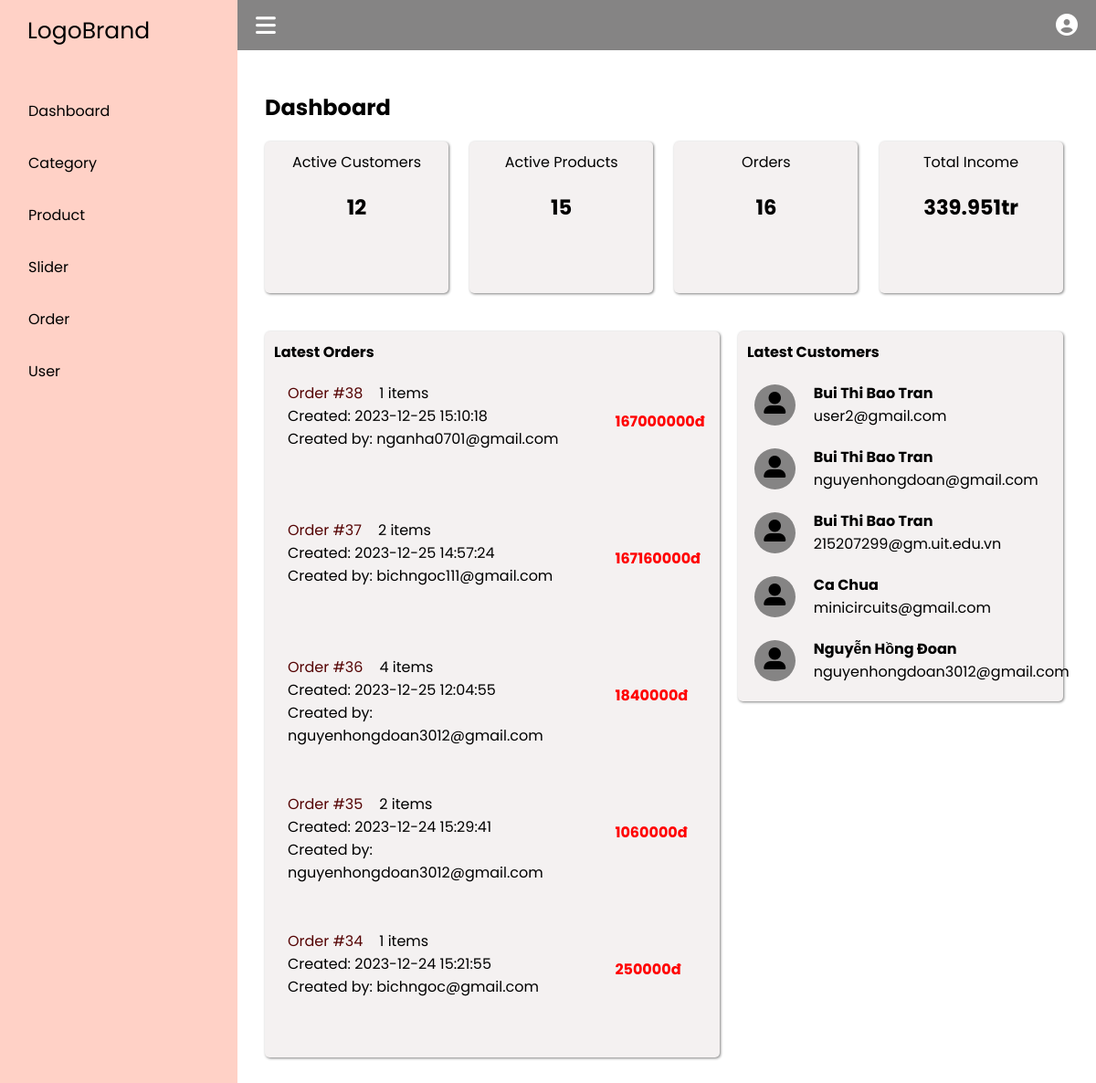
The page /admin/index.php (signed in) on the database its author committed.
### tables this page shows
CREATE TABLE `orders` (
  `order_id` int(11) NOT NULL,
  `fullname` varchar(100) NOT NULL,
  `email` varchar(100) NOT NULL,
  `phone_number` varchar(20) NOT NULL,
  `address` varchar(100) NOT NULL,
  `note` varchar(100) NOT NULL,
  `order_date` timestamp NOT NULL DEFAULT current_timestamp(),
  `payment_status` varchar(100) NOT NULL DEFAULT 'unpaid',
  `price` float NOT NULL DEFAULT 0
);

CREATE TABLE `user` (
  `email` varchar(100) NOT NULL,
  `fullname` varchar(100) NOT NULL,
  `phone_number` varchar(20) NOT NULL,
  `password` varchar(100) NOT NULL,
  `address` varchar(100) NOT NULL DEFAULT 'Nothing yet.',
  `created_at` timestamp NOT NULL DEFAULT current_timestamp(),
  `is_active` int(2) NOT NULL DEFAULT 1,
  `reset_token_hash` varchar(64) DEFAULT NULL,
  `reset_token_expires_at` datetime DEFAULT NULL
);

### admin/pages/main/dashboard.php (the view)
<link rel="stylesheet" href="./css/dashboard.css">
<main class="main">
    <div class="container2">
        <div class="dashboard">
            <div class="heading">
                <h2 style="display: inline;">Dashboard</h2>
            </div>
            <div id="gerenal-infor">
                <div class="sub-container  custom-background">
                    <p class="cell-title">Active Customers</p>
                    <p class="value" id="active-customers">
                        <?php
                        $sql = "select count(*) from user";
                        $result = $con->query($sql);
                        echo $result->fetch_row()[0];
                        ?>
                    </p>
                </div>
                <div class="sub-container  custom-background">
                    <p class="cell-title">Active Products</p>
                    <p class="value" id="active-products">
                        <?php
                        $sql = "select count(*) from product  ";
                        $result = $con->query($sql);
                        echo $result->fetch_row()[0];
                        ?>
                    </p>
                </div>
                <div class="sub-container  custom-background">
                    <p class="cell-title">Orders</p>
                    <p class="value" id="orders">
                        <?php
                        $sql = "select count(*) from orders ";
                        $result = $con->query($sql);
                        echo $result->fetch_row()[0];
                        ?>
                    </p>
                </div>
                <div class="sub-container  custom-background">
                    <p class="cell-title">Total Income</p>
                    <p class="value" id="total-income">
                        <?php
                        $sql = "select sum(price) from orders where payment_status = 'paid' ";
                        $result = $con->query($sql);
                        echo ((int)$result->fetch_row()[0]/1000000)."tr";
                        ?>
                    </p>
                </div>
            </div>
            <div id=recently-infor>
                <div id="latest-orders" class="custom-background">
                    <h4 class="title-of-recentlty-infors">Latest Orders</h4>
                    <ul id="latest-orders-list">
                    <?php
                        $sql = "select * from orders order by order_date desc limit 5";
                        $result = mysqli_query($con, $sql);
                    while ($row = mysqli_fetch_assoc($result)) {
                        echo "<li class='latest-order-infor'>
                            <div class='component-order-infor'>";
                        echo "<span class='order-number'>Order #$row[order_id]</span>";
                        $sql1 = "SELECT COUNT(*) FROM cart where order_id= '$row[order_id]'";
                        $result1 = $con->query($sql1);
                        echo "<span class='number-of-items'>" . $result1->fetch_row()[0] . " items</span><br>";
                        echo "<span class='created-day'>Created: </span>$row[order_date]<br>";
                        echo "<span class='owner'>Created by: $row[email]</span>";
                        echo "</div>";
                        echo "<div class='total-price'>$row[price]đ</div>";
                        echo "</li>";
                    }
                    ?>
                    </ul>
                </div>
                <div id="latest-customers" class="custom-background">
                    <h4 class="title-of-recentlty-infors">Latest Customers</h4>
                    <ul id="latest-customers-list">
                        <?php
                        $sql = "select * from user order by created_at limit 5";
                        $result = mysqli_query($con, $sql);
                        while ($row = mysqli_fetch_assoc($result)){
                            echo "<li class='latest-customer-infor'>";
                            echo "<div class='customer-icon-container'>";
                            echo "<i class='fas fa-user-alt   '></i>" . "</div>";
                            echo "<div class='customer-infors'>";
                            echo "<h4>$row[fullname]</h4>";
                            echo "<p>$row[email]</p>";
                            echo "</div>";
                            echo "</li>";
                        }
                        ?>
                    </ul>
                </div>
            </div>
        </div>
    </div>
</main>

### admin/css/style.css (style rules this page uses)
* { margin: 0; padding: 0; box-sizing: border-box; font-family: "Poppins", sans-serif; }
.container2 { width: 96%; padding-bottom: 25vh; }
.navbar, .main { left: 260px; width: calc(100% - 260px); transition: all 0.5s ease; z-index: 1000; }
.main { position: relative; display: flex; padding-left: 30px; padding-top: 100px; padding-bottom: 11vh; z-index: 100; background: white; }

### admin/css/dashboard.css (style rules this page uses)
.heading { display: flex; justify-content: space-between; }
.heading h2 { width: 30%; }
#gerenal-infor { margin-top: 20px; width: 100%; height: 26vh; display: flex; justify-content: space-between; }
.sub-container { width: 23%; height: 80%; }
.custom-background { background-color: #f4f1f1; border: none; box-shadow: 1px 1px 3px gray; border-radius: 5px; }
.cell-title { text-align: center; margin-top: 10px; }
.value { text-align: center; font-weight: bold; margin-top: 20px; font-size: 17pt; }
#recently-infor { width: 100%; display: flex; justify-content: space-between; }
#latest-orders { width: 57%; }
#latest-customers { width: 40%; flex: 1; align-self: flex-start; margin-left: 20px; }
.title-of-recentlty-infors { margin: 10px 10px; }
#latest-orders-list { list-style: none; margin: 0; padding: 0; }
.latest-order-infor { width: 90%; margin-left: 5%; height: 130px; margin-top: 20px; margin-bottom: 10px; color: black; display: flex; justify-content: space-around; }
.order-number { color: rgb(85, 4, 4); }
.number-of-items { margin-left: 5%; }
.created-day, .owner { margin-top: 15px; }
.component-order-infor { width: 80%; }
.total-price { font-weight: bold; color: red; width: 20%; margin-top: 7%; align-items: center; }
#latest-customers-list { list-style: none; padding: 0; margin: 0; width: 90%; margin-left: 5%; }
.latest-customer-infor { display: flex; margin-top: 20px; margin-bottom: 20px; }
.customer-icon-container { width: 45px; height: 45px; background-color: #858484; border-radius: 50%; text-align: center; margin-top: 3px; }
.customer-icon-container i { line-height: 40px; font-size: 24px; }
.customer-infors { width: 65%; margin-left: 20px; }

### rows shown on the page
orders: order_id "38", fetch_row "1", order_date "2023-12-25 15:10:18", email "nganha0701@gmail.com", price "167000000"
orders: order_id "37", fetch_row "2", order_date "2023-12-25 14:57:24", email "bichngoc111@gmail.com", price "167160000"
orders: order_id "36", fetch_row "4", order_date "2023-12-25 12:04:55", email "nguyenhongdoan3012@gmail.com", price "1840000"
orders: order_id "35", fetch_row "2", order_date "2023-12-24 15:29:41", email "nguyenhongdoan3012@gmail.com", price "1060000"
orders: order_id "34", fetch_row "1", order_date "2023-12-24 15:21:55", email "bichngoc@gmail.com", price "250000"
user: fullname "Bui Thi Bao Tran", email "user2@gmail.com"
user: fullname "Bui Thi Bao Tran", email "nguyenhongdoan@gmail.com"
user: fullname "Bui Thi Bao Tran", email "215207299@gm.uit.edu.vn"
user: fullname "Ca Chua", email "minicircuits@gmail.com"
user: fullname "Nguyễn Hồng Đoan", email "nguyenhongdoan3012@gmail.com"

### other values the page prints
$result->fetch_row()[0] "12"
$result->fetch_row()[0] "15"
$result->fetch_row()[0] "16"
